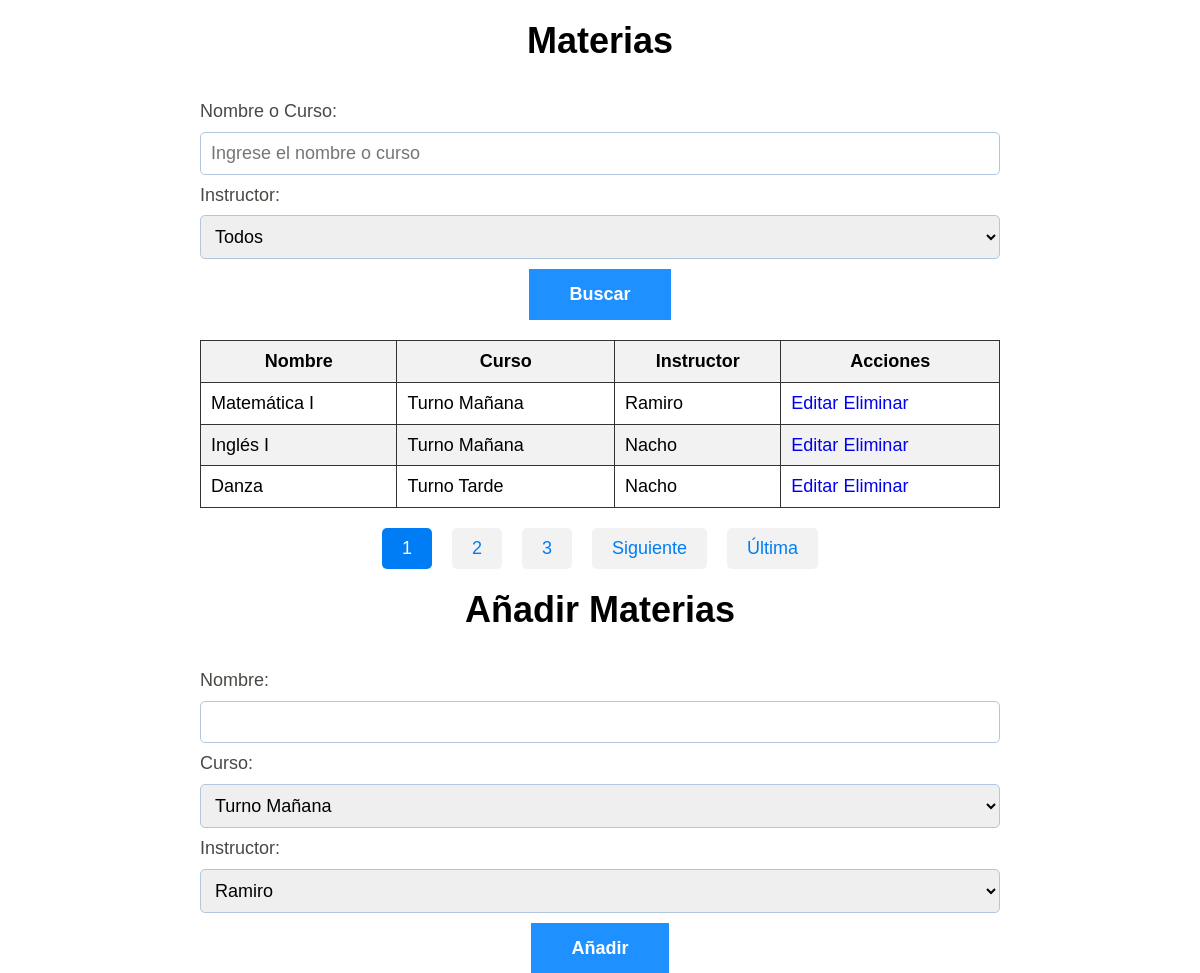
The page /admin/materias.php (signed in) on the database its author committed.
### tables this page shows
CREATE TABLE `materias` (
  `id` int(11) NOT NULL,
  `nombre` varchar(100) NOT NULL,
  `instructor` varchar(255) NOT NULL,
  `curso_id` int(11) NOT NULL
);

CREATE TABLE `cursos` (
  `id` int(11) NOT NULL,
  `title` varchar(255) NOT NULL,
  `description` varchar(255) NOT NULL,
  `begin` timestamp NOT NULL DEFAULT current_timestamp(),
  `duration` int(3) NOT NULL,
  `date` timestamp NOT NULL DEFAULT current_timestamp()
);

CREATE TABLE `instructores` (
  `id` int(11) NOT NULL,
  `nombre` varchar(255) NOT NULL,
  `apellido` varchar(255) NOT NULL,
  `email` varchar(255) NOT NULL,
  `dni` bigint(20) NOT NULL,
  `especialidad` varchar(255) NOT NULL
);

### admin/materias.php (the view, shortened to what this page needs)
<?php
include("../config/sesion.php");
$search = isset($_GET['search']) ? $_GET['search'] : '';
$base_url = 'materias.php';
$query_string = '';
$query = "SELECT materias.*, cursos.title AS curso_nombre, instructores.nombre AS instructor_nombre
          FROM materias
          LEFT JOIN cursos ON materias.curso_id = cursos.id
          LEFT JOIN instructores ON materias.instructor = instructores.id
          WHERE 1";
$get_inscriptions = $conn->prepare($query);
$get_inscriptions->execute();
$resultados = $get_inscriptions->fetchAll();
$num_inscripciones_por_pagina = 3;
$total_resultados = count($resultados);
$total_paginas = ceil($total_resultados / $num_inscripciones_por_pagina);
$pagina_actual = isset($_GET['pagina']) ? min(max(1, $_GET['pagina']), $total_paginas) : 1;
$inicio = ($pagina_actual - 1) * $num_inscripciones_por_pagina;
$resultados_paginados = array_slice($resultados, $inicio, $num_inscripciones_por_pagina);
?>
<!DOCTYPE html>
<html lang="en">
<head>
    <link rel="stylesheet" href="../build/css/app.css" />
</head>
<body>
    <h2>Materias</h2>
    <div class="bloques">
        <form class="formulario" method="GET" action="<?= $base_url ?>">
            <label for="search" class="formulario__label">Nombre o Curso:</label>
            <input class="formulario__input" type="text" name="search" placeholder="Ingrese el nombre o curso" value="<?= htmlspecialchars($search) ?>">
            <label for="instructor" class="formulario__label">Instructor:</label>
            <select class="formulario__select" name="instructor">
                <option value="">Todos</option>
            </select>
            <button class="formulario__submit" type="submit">Buscar</button>
        </form>
        <table>
            <thead>
                <tr>
                    <th>Nombre</th>
                    <th>Curso</th>
                    <th>Instructor</th>
                    <th>Acciones</th>
                </tr>
            </thead>
            <tbody>
                <?php foreach ($resultados_paginados as $materia) { ?>
                    <tr>
                        <td><?= $materia['nombre']; ?></td>
                        <td><?= $materia['curso_nombre']; ?></td>
                        <td><?= $materia['instructor_nombre']; ?></td>
                        <td><a href="updateInstructor?id=<?= $materia["id"] ?>">Editar</a> <a href="deleteInstructor?id=<?= $materia['id'] ?>">Eliminar</a></td>
                    </tr>
                <?php } ?>
            </tbody>
        </table>
        <?php if ($total_paginas > 1) { ?>
            <div class='pagination'>
                <?php for ($i = 1; $i <= $total_paginas; $i++) { ?>
                    <a <?= ($pagina_actual == $i) ? 'class="active"' : '' ?> href='<?= "$base_url?pagina=$i$query_string" ?>'><?= $i ?></a>
                <?php } ?>
                <?php if ($pagina_actual < $total_paginas) { ?>
                    <a href='<?= "$base_url?pagina=" . ($pagina_actual + 1) . "$query_string" ?>'> Siguiente </a>
                    <a href='<?= "$base_url?pagina=$total_paginas$query_string" ?>'> Última </a>
                <?php } ?>
            </div>
        <?php } ?>
    </div>
    <h2>Añadir Materias</h2>
    <div class="bloques">
        <form action="materias.php" method="POST" class="formulario">
            <label for="nombre" class="formulario__label">Nombre:</label>
            <input class="formulario__input" type="text" name="nombre" id="nombre" required value="<?php echo isset($_POST['nombre']) ? htmlspecialchars($_POST['nombre']) : ''; ?>" />
            <label for="curso" class="formulario__label">Curso:</label>
            <select class="formulario__input" name="curso" id="curso">
                <?php
                $query_cursos = "SELECT * FROM cursos";
                $get_cursos = $conn->prepare($query_cursos);
                $get_cursos->execute();
                $cursos = $get_cursos->fetchAll();
                foreach ($cursos as $curso) {
                    echo "<option value='" . $curso['id'] . "'>" . $curso['title'] . "</option>";
                }
                ?>
            </select>
            <label for='instructor' class='formulario__label'>Instructor:</label>
            <select class='formulario__select' name='instructor' id='instructor'>
                <?php
                $sql = $conn->prepare("SELECT id, nombre FROM instructores");
                $sql->execute();
                if ($sql->rowCount() > 0) {
                    while ($row = $sql->fetch(PDO::FETCH_ASSOC)) {
                        echo "<option value='" . $row["id"] . "'>" . $row["nombre"] . "</option>";
                    }
                } else {
                    echo "<option value='' disabled>No hay instructores disponibles</option>";
                }
                ?>
            </select>
            <input class="formulario__submit" type="submit" value="Añadir">
        </form>
    </div>
</body>
</html>

### build/css/app.css (style rules this page uses)
* { list-style:none }
html { box-sizing:border-box;font-size:62.5%;height:100% }
*,:after,:before { box-sizing:inherit }
body { font-family:Outfit,sans-serif;font-size:1.8rem }
a { text-decoration:none }
html { line-height:1.15;-webkit-text-size-adjust:100% }
body { margin:0 }
a { background-color:transparent }
button,input,optgroup,select,textarea { font-family:inherit;font-size:100%;line-height:1.15;margin:0 }
button,input { overflow:visible }
button,select { text-transform:none }
[type=button],[type=reset],[type=submit],button { -webkit-appearance:button }
h1,h2,h3 { font-family:Outfit,sans-serif;font-weight:900;margin:2rem 0;text-align:center }
h2 { font-size:3.6rem }
.bloques { margin:0 auto;width:min(95%,80rem) }
@media (min-width:768px) { .bloques { margin-top:3rem } }
.formulario { display:flex;flex-direction:column }
.formulario__label { color:rgba(26,27,21,.8);display:block;font-size:1.8rem;margin-top:1rem }
.formulario__input,.formulario__input--sociales,.formulario__select,.formulario__select--sociales { border:1px solid #b1c7dd;border-radius:.5rem;margin-top:1rem;padding:1rem }
.formulario__submit { align-self:flex-start;background-color:#1e90ff;border:none;color:#fff;display:inline-block;font-size:1.8rem;font-weight:700;margin:1rem auto 0;padding:1.5rem 4rem;text-align:center;transition-duration:.3s;transition-property:background-color;width:100%;width:auto }
table { border-collapse:collapse;margin-top:20px;width:100% }
table,td,th { border:1px solid #333 }
td,th { padding:10px }
th,tr:nth-child(2n) { background-color:#f2f2f2 }
.pagination { align-items:center;display:flex;justify-content:center;margin-top:20px }
.pagination a { background-color:#f2f2f2;border-radius:5px;color:#007df4;display:inline-block;font-size:18px;margin:0 10px;padding:10px 20px;text-decoration:none;transition:all .2s }
.pagination a.active,.pagination a:hover { background-color:#007df4;color:#fff }

### rows shown on the page
materias: nombre "Matemática I", curso.title "Turno Mañana", instructores.nombre "Ramiro"
materias: nombre "Inglés I", curso.title "Turno Mañana", instructores.nombre "Nacho"
materias: nombre "Danza", curso.title "Turno Tarde", instructores.nombre "Nacho"

### other values the page prints
form field curso "Turno Mañana"
form field instructor "Ramiro"
